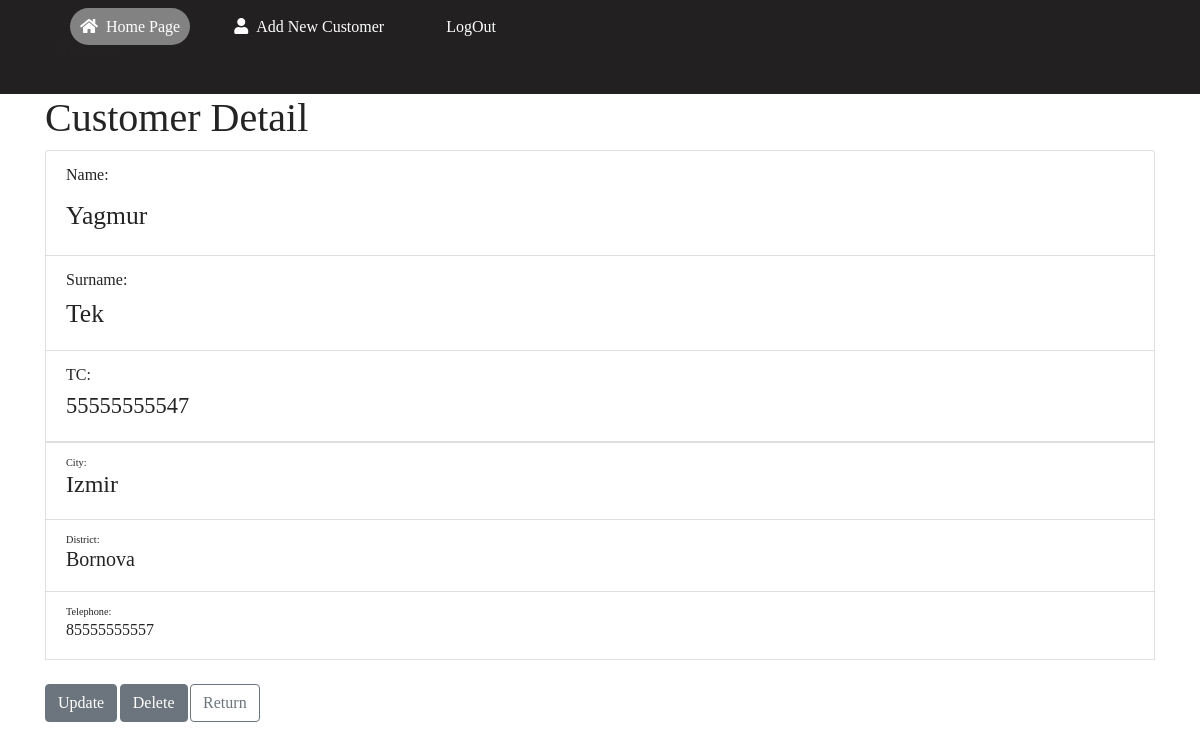
The app's page /core/detail/10/ with its own data.
### core/models.py (models this page shows, shortened)
class NewCustomer(models.Model):
    name = models.CharField(max_length=20)
    surname  = models.CharField(max_length=20)
    tc = models.CharField(max_length=11,null=True, unique=True)
    city = models.CharField(max_length=15,null=True)
    district = models.CharField(max_length=15,null=True)
    telephone = models.CharField(max_length=11,null=True,unique=True)
    date= models.DateTimeField(auto_now_add=True)

### core/views.py (the view)
# urls.py: path('detail/<int:pk>/', customerDetailView.as_view(), name="detail"),
class customerDetailView(DetailView):
    template_name= 'detail.html'
    model = NewCustomer
    context_object_name='NewCustomer'

### templates/detail.html (shortened to what this page needs)
{% extends "base.html" %}
{% block body %}
{% load static %}
<head>
  <link rel="stylesheet" type="text/css" href="{% static 'main.css' %}?{% now 'U'%}">
  <link rel="stylesheet" href="https://maxcdn.bootstrapcdn.com/bootstrap/4.5.2/css/bootstrap.min.css">
  <link rel="stylesheet" href="https://cdnjs.cloudflare.com/ajax/libs/font-awesome/5.15.3/css/all.min.css">
</head>
<body>
  <div class="header">
    <div class="left-header">
      <ul>
        <li class="active"><a href="/"><i class="fa fa-home" aria-hidden="true"></i>Home Page</a></a></li>
        <li class="#"><a href="/create"><i class="fa fa-user" aria-hidden="true"></i>Add New Customer</a></a></li>
        <li class="#"><a href="{% url 'logout' %}">LogOut</a></a></li>
        <p>Welcome</p>
      </ul>
    </div>
    <div class="container">
      <h1>Customer Detail</h1>
      <ul class="list-group" id="myList">
        <li class="list-group-item">Name:<h1><small><small>{{ NewCustomer.name }}</small></small></h1>
        </li>
        <li class="list-group-item">Surname:<h2><small>{{ NewCustomer.surname }}</small></h2>
        </li>
        <li class="list-group-item">TC:<h3><small>{{ NewCustomer.tc }}<small></h3>
        </li>
        <li class="list-group-item">City:<h4>{{ NewCustomer.city }}</h4>
        </li>
        <li class="list-group-item">District:<h5>{{ NewCustomer.district }}</h5>
        </li>
        <li class="list-group-item">Telephone:<h6>{{ NewCustomer.telephone }}</h6>
        </li>
      </ul>
    </div>
    <br>
    <div class="container">
      <a href="/core/update/{{ NewCustomer.id}}"><button type="button" class="btn btn-secondary">Update</button>
        <a href="/core/delete/{{ NewCustomer.id}}"><button type="button" class="btn btn-secondary">Delete</button>
          <a href="/core/" type="button" class="btn btn-outline-secondary">Return</a>
    </div>
    <br><br>
</body>
{% endblock %}

### core/static/main.css (style rules this page uses)
.header { font-family: Times New Roman; color: rgb(37, 36, 36); }
.left-header { padding: 15px; background :rgb(34, 32, 32); }
.left-header li { display: inline; width: 150px; margin: 15px; padding: 10px; }
.left-header ul li a { text-decoration: none; color:white; }
.container { font-family: Times New Roman; color: rgb(37, 36, 36); }
.active, .left-header ul li:hover { background: rgb(131, 130, 130); border-radius: 20px; }
.left-header .fa { margin-right: 8px; }

### records on screen
NewCustomer: name "Yagmur", surname "Tek", tc "55555555547", city "Izmir", district "Bornova", telephone "85555555557"
